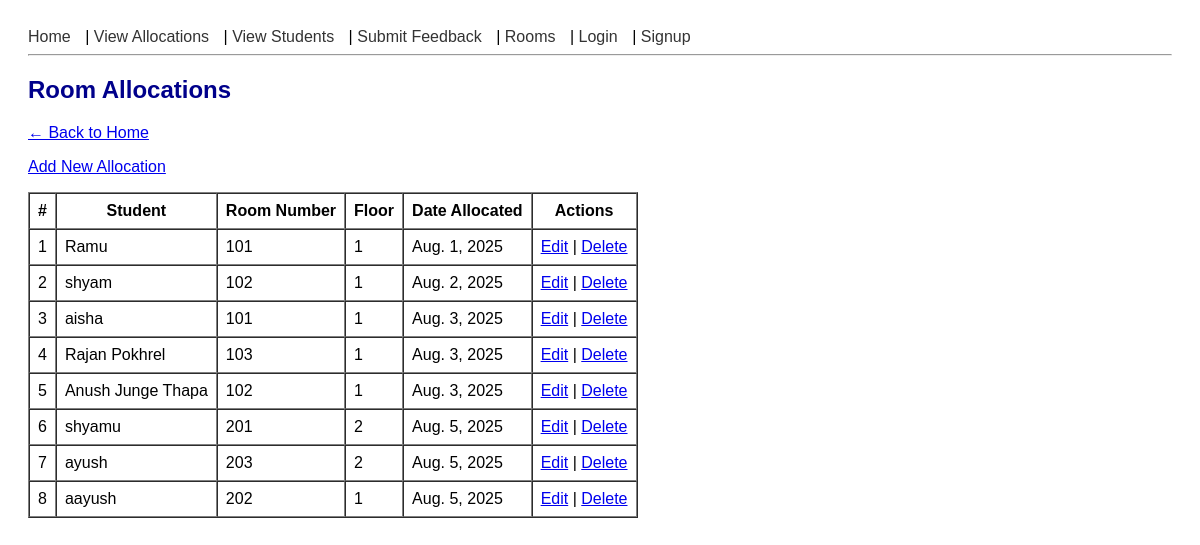
The page /allocations/view/ on the database as committed earlier.
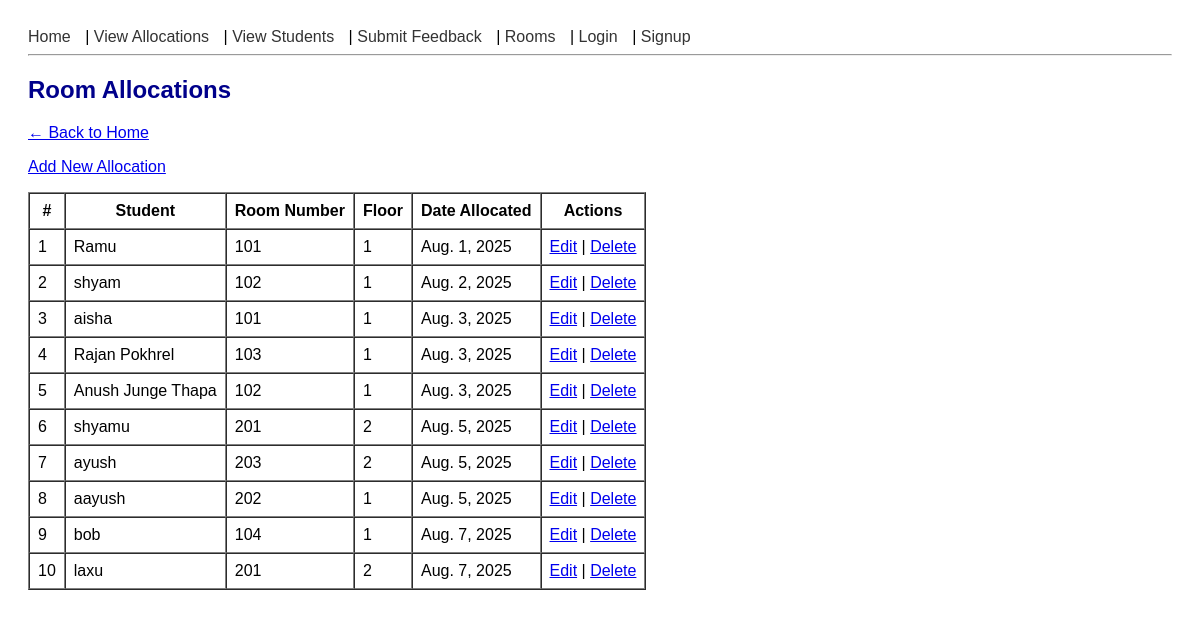
The same page on the database as committed later.
### rooms/models.py (models this page shows, shortened)
class Allocation(models.Model):
    student = models.ForeignKey(Student, on_delete=models.CASCADE)
    room = models.ForeignKey(Room, on_delete=models.CASCADE)
    date_allocated = models.DateField(auto_now_add=True)

class Student(models.Model):
    name = models.CharField(max_length=100)
    email = models.EmailField()
    contact = models.CharField(max_length=10)
    address = models.CharField(max_length=255)
    roll_number = models.CharField(max_length=20, blank=True)
    image = models.ImageField(upload_to='student_images/', blank=True, null=True)  # added image field

class Room(models.Model):
    ROOM_TYPES = [
        ('Single', 'Single'),
        ('Double', 'Double'),
        ('Suite', 'Suite'),
    ]
    STATUS_CHOICES = [
        ('Available', 'Available'),
        ('Occupied', 'Occupied'),
        ('Maintenance', 'Under Maintenance'),
    ]
    room_number = models.CharField(max_length=10)
    floor = models.IntegerField(default=1)
    capacity = models.IntegerField()
    room_type = models.CharField(max_length=10, choices=ROOM_TYPES, default='Single')
    status = models.CharField(max_length=15, choices=STATUS_CHOICES, default='Available')

### rooms/views.py (the view)
# urls.py: path('allocations/view/', views.view_allocations, name='view_allocations'),     # Optional detailed view
def view_allocations(request):
    allocations = Allocation.objects.select_related('student', 'room').all()
    return render(request, 'rooms/view_allocations.html', {'allocations': allocations})

### rooms/templates/rooms/view_allocations.html
{% extends 'rooms/base.html' %}
{% block content %}
  <h2>Room Allocations</h2>
  <p><a href="{% url 'home' %}">← Back to Home</a></p>
  <p><a href="{% url 'add_allocation' %}">Add New Allocation</a></p>
  <table border="1" cellpadding="8" cellspacing="0">
    <thead>
      <tr>
        <th>#</th>
        <th>Student</th>
        <th>Room Number</th>
        <th>Floor</th>
        <th>Date Allocated</th>
        <th>Actions</th>
      </tr>
    </thead>
    <tbody>
      {% for allocation in allocations %}
      <tr>
        <td>{{ forloop.counter }}</td>
        <td>{{ allocation.student.name }}</td>
        <td>{{ allocation.room.room_number }}</td>
        <td>{{ allocation.room.floor }}</td>
        <td>{{ allocation.date_allocated }}</td>
        <td>
          <a href="{% url 'edit_allocation' allocation.pk %}">Edit</a> |
          <a href="{% url 'delete_allocation' allocation.pk %}">Delete</a>
        </td>
      </tr>
      {% empty %}
      <tr>
        <td colspan="6">No allocations found.</td>
      </tr>
      {% endfor %}
    </tbody>
  </table>
{% endblock %}

### rooms/templates/rooms/base.html (shortened to what this page needs)
{% load static %}
<!DOCTYPE html>
<html lang="en">
<head>
    <link rel="stylesheet" href="{% static 'css/style.css' %}">
</head>
<body>
    <nav>
        {% if user.is_authenticated %}
            {% if user.userprofile.role == 'admin' %}
                <a href="{% url 'admin_home' %}">Home</a> |
            {% elif user.userprofile.role == 'student' %}
                <a href="{% url 'student_home' %}">Home</a> |
            {% elif user.userprofile.role == 'warden' %}
                <a href="{% url 'warden_home' %}">Home</a> |
            {% endif %}
        {% else %}
            <a href="{% url 'home' %}">Home</a> |
        {% endif %}
        <a href="{% url 'view_allocations' %}">View Allocations</a> |
        <a href="{% url 'list_students' %}">View Students</a> |
        <a href="{% url 'submit_feedback' %}">Submit Feedback</a> |
        <a href="{% url 'list_rooms' %}">Rooms</a> |
        {% if not user.is_authenticated %}
            <a href="{% url 'login' %}">Login</a> |
            <a href="{% url 'signup' %}">Signup</a>
        {% else %}
            <a href="{% url 'logout' %}">Logout</a>
        {% endif %}
    </nav>
    <hr>
    <div class="content">
        {% block content %}
        {% endblock %}
    </div>
</body>
</html>

### rooms/static/css/style.css (style rules this page uses)
body { font-family: Arial, sans-serif; padding: 20px; }
nav a { margin-right: 10px; text-decoration: none; color: #333; }
h2 { color: darkblue; }

Rows that differ between the two databases and show on the page:
added Allocation: student.name "bob", room.room_number "104", room.floor "1", date_allocated "Aug. 7, 2025"
added Allocation: student.name "laxu", room.room_number "201", room.floor "2", date_allocated "Aug. 7, 2025"
